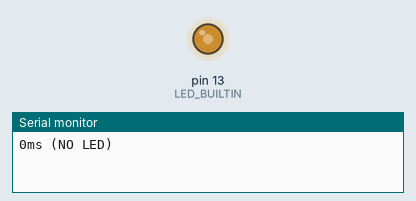
This sketch was run on a simulated Arduino Uno, built with avr-gcc and run on an emulated ATmega328P. Parts: output pins drawn as LEDs (lit = HIGH), the last lines printed to the serial monitor.

Above: at 0.8 s.
At 3.6 s:
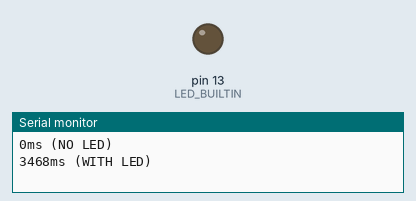
Timing chart, 0 to 5.1 s (numbered marks = the images above):
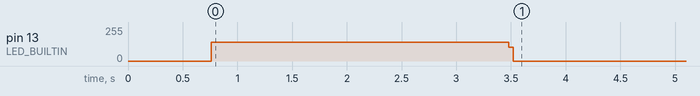

The sketch:

for_bench_unoR3.ino
```cpp
/* For benchmark
 *
 * References:
 *  - Assembly: https://forum.arduino.cc/t/intermediate-asm-code/501460/5
 *  - Speed test: https://www.instructables.com/SpeedTest-Arduinos-ESP32-8266s-STM32/
 *
 * Simulation (Tinkercad):
 *  https://www.tinkercad.com/things/2vmFgHdwR1K
 *
 * Execution time:
 *  - Tinkercad:      2778ms (NO LED), 11303ms (WITH LED)
 *  - Arduino UNO R3:    0ms (NO LED),  3379ms (WITH LED)
 */

unsigned int tic;
unsigned int tac;
boolean state = false;

void setup()
{
  pinMode(LED_BUILTIN, OUTPUT);
  Serial.begin(9600);

  // No LED, 1000000 iterations
  tic = millis();
  for (unsigned long i = 0; i <= 1000000; i++){
    continue;
  }
  tac = millis();
  Serial.print(tac - tic);
  Serial.print("ms (NO LED)\n");

  // With LED, 1000000 iterations
  tic = millis();
  for (unsigned long i = 0; i <= 1000000; i++){
  if (i >= 500000){
    if (state){
      digitalWrite(LED_BUILTIN, HIGH);
      state = !state;
    }
    else {
      digitalWrite(LED_BUILTIN, LOW);
      state = !state;
    }
  }
  }
  tac = millis();
  Serial.print(tac - tic);
  Serial.print("ms (WITH LED)\n");
}

void loop(){}
```

Measured:
- by itself, pin 13 (LED_BUILTIN): 139/255 → 0/255 at 3.5 s
